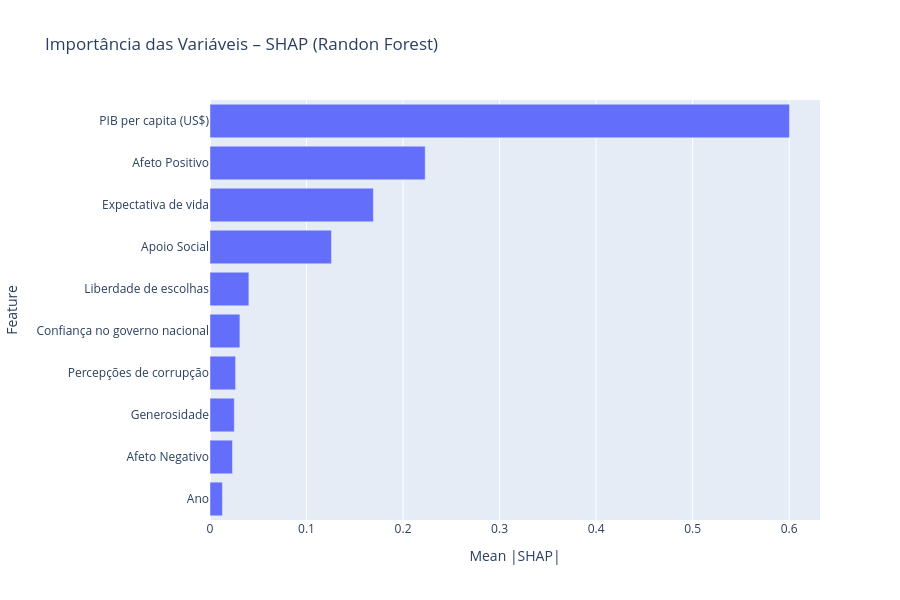

Here is the notebook cell this chart was saved with:
### Markdown cell above
##### Importância das variáveis no Random Forest Regressor

### Code cell
explainer = shap.TreeExplainer(modelo_rf)
shap_values = explainer.shap_values(X_test)

# mean(|SHAP|) por feature
mean_abs_shap = np.abs(shap_values).mean(axis=0)
df_shap = pd.DataFrame({
   "Feature": X_test.columns,
   "Mean |SHAP|": mean_abs_shap
}).sort_values("Mean |SHAP|", ascending=True)

fig = px.bar(
   df_shap,
   x="Mean |SHAP|",
   y="Feature",
   orientation="h",
   title="Importância das Variáveis – SHAP (Randon Forest)"
)
fig.update_layout(height=600)
fig.show()

### Figure 1 — Plotly figure (JSON) as saved in the notebook; plotly's stock layout.template omitted (floating-point values rounded to 4 significant figures)
{"data": [{"hovertemplate": "Mean |SHAP|=%{x}<br>Feature=%{y}<extra></extra>", "legendgroup": "", "marker": {"color": "#636efa", "pattern": {"shape": ""}}, "name": "", "orientation": "h", "showlegend": false, "textposition": "auto", "type": "bar", "x": [0.01287, 0.02329, 0.0252, 0.0265, 0.03096, 0.04027, 0.1258, 0.1692, 0.2229, 0.6004], "xaxis": "x", "y": ["Ano", "Afeto Negativo", "Generosidade", "Percepções de corrupção", "Confiança no governo nacional", "Liberdade de escolhas", "Apoio Social", "Expectativa de vida", "Afeto Positivo", "PIB per capita (US$)"], "yaxis": "y"}], "layout": {"barmode": "relative", "height": 600, "legend": {"tracegroupgap": 0}, "title": {"text": "Importância das Variáveis – SHAP (Randon Forest)"}, "xaxis": {"anchor": "y", "domain": [0, 1], "title": {"text": "Mean |SHAP|"}}, "yaxis": {"anchor": "x", "domain": [0, 1], "title": {"text": "Feature"}}}}
